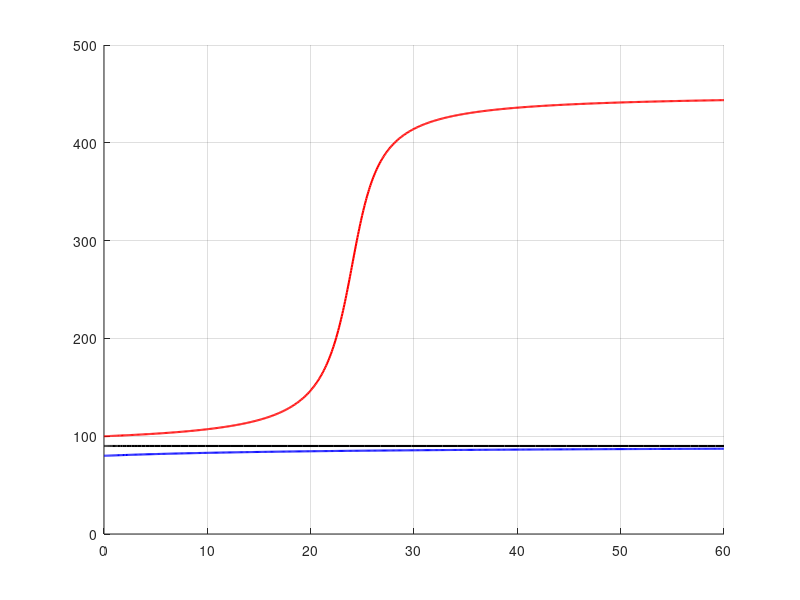

This figure's MATLAB source: (Note: this script raises an error after producing the figure.)
% KT1 - DC motorlu tek eklemli robot kolu: acik cevrim simulasyonu
% Durumlar: x1 = theta (rad, dik asagidan), x2 = omega (rad/s), x3 = i (A)
% Giris: u = V (motor gerilimi), cikis: y = theta

clear; clc; close all;

% Parametreler (CTMS motoru + bizim kol)
Jm = 0.01; b = 0.1; K = 0.01; R = 1; L = 0.5;
m = 0.05; l = 0.1; g = 9.81;
J = Jm + m*l^2;

% Durum denklemleri
f = @(t,x,u) [ x(2);
               (K*x(3) - b*x(2) - m*g*l*sin(x(1)))/J;
               (u - R*x(3) - K*x(2))/L ];

% Calisma noktasi: theta0 = 90 derece
th0 = pi/2;
ieq = m*g*l*sin(th0)/K;   % dengedeki akim
ueq = R*ieq;              % dengedeki gerilim
fprintf('Denge: theta = 90 derece, i = %.4f A, u = %.4f V\n', ieq, ueq);

% Denge noktasinda dogrusallastirma (ozdegerler)
A = [0 1 0;
     -m*g*l*cos(th0)/J  -b/J  K/J;
     0  -K/L  -R/L];
fprintf('Ozdegerler (theta0 = 90):\n'); disp(eig(A));

% Simulasyon: u sabit = ueq, kolu 90 derecenin biraz altindan,
% tam ustunden ve biraz ustunden birakiyoruz
baslangic = [80 90 100];      % derece
renk = {'b','k','r'};
tson = 60;
figure('Position',[100 100 800 420]); hold on; grid on;
for k = 1:numel(baslangic)
    x0 = [deg2rad(baslangic(k)); 0; ieq];
    [t,x] = ode45(@(t,x) f(t,x,ueq), [0 tson], x0);
    plot(t, rad2deg(x(:,1)), renk{k}, 'LineWidth', 1.5);
    fprintf('theta(0) = %3d -> theta(%d s) = %.2f derece\n', ...
            baslangic(k), tson, rad2deg(x(end,1)));
end
yline(90,'--','90^\circ (denge)');
xlabel('t (s)'); ylabel('\theta (derece)');
title(sprintf('Acik cevrim, u = %.3f V sabit', ueq));
legend('\theta(0) = 80^\circ','\theta(0) = 90^\circ','\theta(0) = 100^\circ', ...
       'Location','best');
ylim([60 460]); yticks(0:45:450);

sekil = fullfile(fileparts(fileparts(mfilename('fullpath'))),'sekiller');
exportgraphics(gcf, fullfile(sekil,'kt1_acik_cevrim.png'), 'Resolution', 150);
